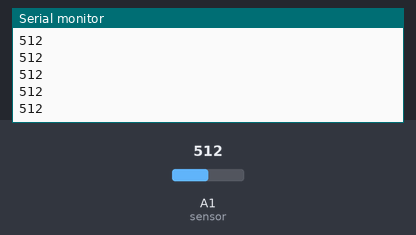
A sketch run on a simulated Arduino Uno, built with avr-gcc and run on an emulated ATmega328P. Parts: the last lines printed to the serial monitor. Inputs (shaded band) come from the test bench; at power-on: A1 (sensor) = 512.

Above: at 1.2 s.
1.3 s: A1 (sensor) set to 716
At 1.31 s:
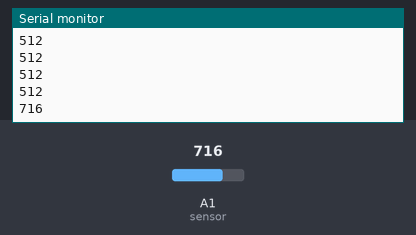
2.8 s: A1 (sensor) set to 900
At 2.81 s:
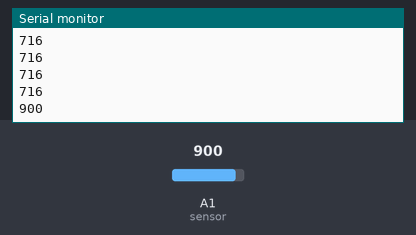
Timing chart, 0 to 5.8 s (numbered marks = the images above; inputs shaded):
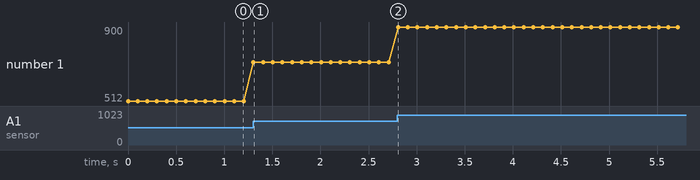

Measured:
- after the input at 1.3 s, the serial monitor: prints a new line at once (image 1)
- after the input at 2.8 s, the serial monitor: prints a new line at once (image 2)
- plotted number 1: 512 → 716 after the input at 1.3 s, 716 → 900 after the input at 2.8 s

The sketch:

Uno_Gas_AnalogRead.ino
```cpp
void setup() {
  Serial.begin(9600); // Initialize serial communication at 9600 bits per second.
}

void loop() {
  int gasValue = analogRead(A1); // Read the gas sensor value from analog pin A1

  // Print the gas sensor value to the Serial Monitor
  Serial.println(gasValue, DEC); // DEC is optional here as it's the default

  delay(100); // Delay for a short period to avoid flooding the Serial Monitor
}
```
